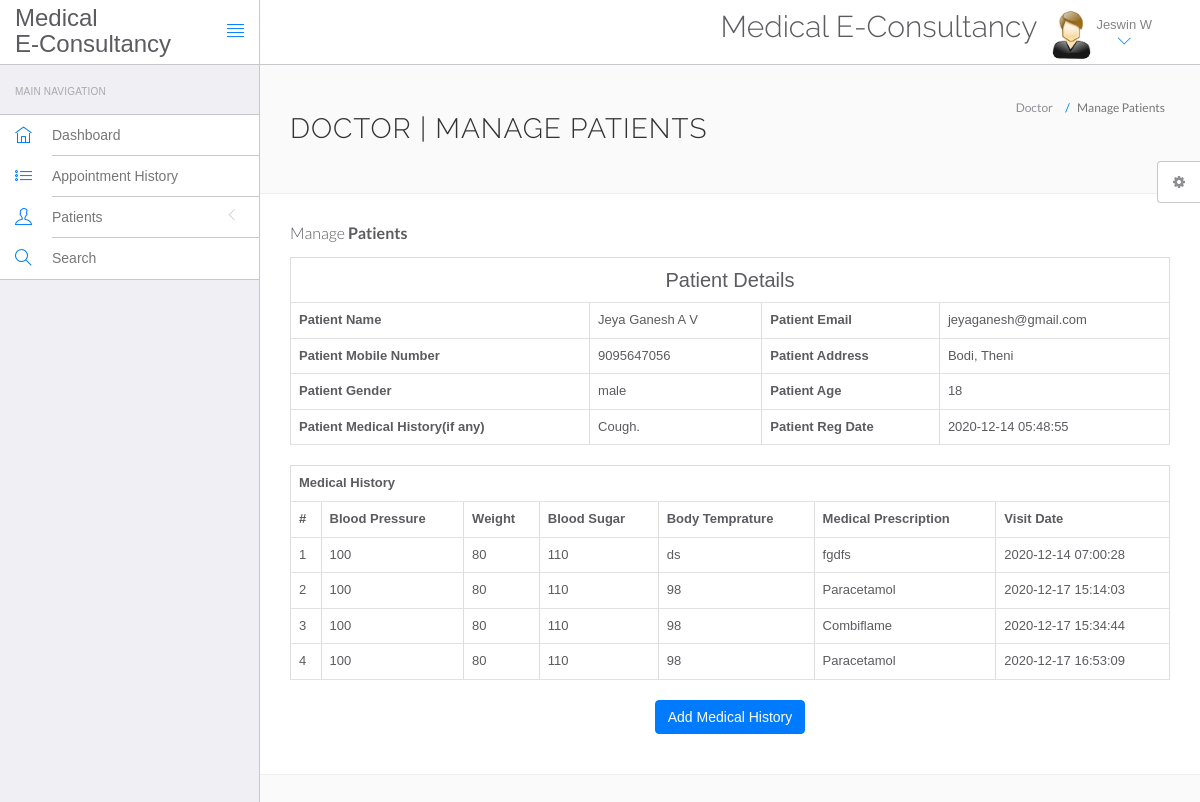
Page /hms/doctor/view-patient.php?viewid=6 (signed in) on the committed database.
### tables this page shows
CREATE TABLE `doctors` (
  `id` int(11) NOT NULL,
  `specilization` varchar(255) DEFAULT NULL,
  `doctorName` varchar(255) DEFAULT NULL,
  `address` longtext DEFAULT NULL,
  `docFees` varchar(255) DEFAULT NULL,
  `contactno` bigint(11) DEFAULT NULL,
  `docEmail` varchar(255) DEFAULT NULL,
  `password` varchar(255) DEFAULT NULL,
  `creationDate` timestamp NULL DEFAULT current_timestamp(),
  `updationDate` timestamp NULL DEFAULT NULL ON UPDATE current_timestamp()
);

CREATE TABLE `tblpatient` (
  `ID` int(10) NOT NULL,
  `Docid` int(10) DEFAULT NULL,
  `PatientName` varchar(200) DEFAULT NULL,
  `PatientContno` bigint(10) DEFAULT NULL,
  `PatientEmail` varchar(200) DEFAULT NULL,
  `PatientGender` varchar(50) DEFAULT NULL,
  `PatientAdd` mediumtext DEFAULT NULL,
  `PatientAge` int(10) DEFAULT NULL,
  `PatientMedhis` mediumtext DEFAULT NULL,
  `CreationDate` timestamp NULL DEFAULT current_timestamp(),
  `UpdationDate` timestamp NULL DEFAULT NULL ON UPDATE current_timestamp()
);

CREATE TABLE `tblmedicalhistory` (
  `ID` int(10) NOT NULL,
  `PatientID` int(10) DEFAULT NULL,
  `BloodPressure` varchar(200) DEFAULT NULL,
  `BloodSugar` varchar(200) NOT NULL,
  `Weight` varchar(100) DEFAULT NULL,
  `Temperature` varchar(200) DEFAULT NULL,
  `MedicalPres` mediumtext DEFAULT NULL,
  `CreationDate` timestamp NOT NULL DEFAULT current_timestamp() ON UPDATE current_timestamp()
);

### hms/doctor/view-patient.php (the view, shortened to what this page needs)
<?php
include('include/config.php');
?>
<!DOCTYPE html>
<html lang="en">
	<head>
		<link rel="stylesheet" href="vendor/bootstrap/css/bootstrap.min.css">
		<link rel="stylesheet" href="vendor/fontawesome/css/font-awesome.min.css">
		<link rel="stylesheet" href="vendor/themify-icons/themify-icons.min.css">
		<link href="vendor/animate.css/animate.min.css" rel="stylesheet" media="screen">
		<link href="vendor/perfect-scrollbar/perfect-scrollbar.min.css" rel="stylesheet" media="screen">
		<link href="vendor/switchery/switchery.min.css" rel="stylesheet" media="screen">
		<link href="vendor/bootstrap-touchspin/jquery.bootstrap-touchspin.min.css" rel="stylesheet" media="screen">
		<link href="vendor/select2/select2.min.css" rel="stylesheet" media="screen">
		<link href="vendor/bootstrap-datepicker/bootstrap-datepicker3.standalone.min.css" rel="stylesheet" media="screen">
		<link href="vendor/bootstrap-timepicker/bootstrap-timepicker.min.css" rel="stylesheet" media="screen">
		<link rel="stylesheet" href="assets/css/styles.css">
		<link rel="stylesheet" href="assets/css/plugins.css">
		<link rel="stylesheet" href="assets/css/themes/theme-1.css" id="skin_color" />
	</head>
	<body>
		<div id="app">
<?php include('include/sidebar.php');?>
<div class="app-content">
<?php include('include/header.php');?>
<div class="main-content" >
<div class="wrap-content container" id="container">
<section id="page-title">
<div class="row">
<div class="col-sm-8">
<h1 class="mainTitle">Doctor | Manage Patients</h1>
</div>
<ol class="breadcrumb">
<li>
<span>Doctor</span>
</li>
<li class="active">
<span>Manage Patients</span>
</li>
</ol>
</div>
</section>
<div class="container-fluid container-fullw bg-white">
<div class="row">
<div class="col-md-12">
<h5 class="over-title margin-bottom-15">Manage <span class="text-bold">Patients</span></h5>
<?php
                               $vid=$_GET['viewid'];
                               $ret=mysqli_query($con,"select * from tblpatient where ID='$vid'");
$cnt=1;
while ($row=mysqli_fetch_array($ret)) {
                               ?>
<table border="1" class="table table-bordered">
 <tr align="center">
<td colspan="4" style="font-size:20px;color:blue">
 Patient Details</td></tr>
    <tr>
    <th scope>Patient Name</th>
    <td><?php  echo $row['PatientName'];?></td>
    <th scope>Patient Email</th>
    <td><?php  echo $row['PatientEmail'];?></td>
  </tr>
  <tr>
    <th scope>Patient Mobile Number</th>
    <td><?php  echo $row['PatientContno'];?></td>
    <th>Patient Address</th>
    <td><?php  echo $row['PatientAdd'];?></td>
  </tr>
    <tr>
    <th>Patient Gender</th>
    <td><?php  echo $row['PatientGender'];?></td>
    <th>Patient Age</th>
    <td><?php  echo $row['PatientAge'];?></td>
  </tr>
  <tr>
    <th>Patient Medical History(if any)</th>
    <td><?php  echo $row['PatientMedhis'];?></td>
     <th>Patient Reg Date</th>
    <td><?php  echo $row['CreationDate'];?></td>
  </tr>
<?php }?>
</table>
<?php
$ret=mysqli_query($con,"select * from tblmedicalhistory  where PatientID='$vid'");
 ?>
<table id="datatable" class="table table-bordered dt-responsive nowrap" style="border-collapse: collapse; border-spacing: 0; width: 100%;">
  <tr align="center">
   <th colspan="8" >Medical History</th>
  </tr>
  <tr>
    <th>#</th>
<th>Blood Pressure</th>
<th>Weight</th>
<th>Blood Sugar</th>
<th>Body Temprature</th>
<th>Medical Prescription</th>
<th>Visit Date</th>
</tr>
<?php
while ($row=mysqli_fetch_array($ret)) {
  ?>
<tr>
  <td><?php echo $cnt;?></td>
 <td><?php  echo $row['BloodPressure'];?></td>
 <td><?php  echo $row['Weight'];?></td>
 <td><?php  echo $row['BloodSugar'];?></td>
  <td><?php  echo $row['Temperature'];?></td>
  <td><?php  echo $row['MedicalPres'];?></td>
  <td><?php  echo $row['CreationDate'];?></td>
</tr>
<?php $cnt=$cnt+1;} ?>
</table>
<p align="center">
 <button class="btn btn-primary waves-effect waves-light w-lg" data-toggle="modal" data-target="#myModal">Add Medical History</button></p>
</div>
</div>
</div>
</div>
	<?php include('include/setting.php');?>
		</div>
	</body>
</html>

### hms/doctor/include/header.php (shortened to what this page needs)
<header class="navbar navbar-default navbar-static-top">
					<div class="navbar-header">
						<a class="navbar-brand" href="#">
							<h3 style="padding-top:3% ">Medical<br>E-Consultancy</h3>
						</a>
						<a href="#" class="sidebar-toggler pull-right visible-md visible-lg" data-toggle-class="app-sidebar-closed" data-toggle-target="#app">
							<i class="ti-align-justify"></i>
						</a>
					</div>
					<div class="navbar-collapse collapse">
						<ul class="nav navbar-right">
								<li  style="padding-top:2% ">
								<h2>Medical E-Consultancy</h2>
							</li>
							<li class="dropdown current-user">
								<a href class="dropdown-toggle" data-toggle="dropdown">
									<img src="assets/images/images.jpg" > <span class="username">
									<?php $query=mysqli_query($con,"select doctorName from doctors where id='".$_SESSION['id']."'");
while($row=mysqli_fetch_array($query))
{
	echo $row['doctorName'];
}
									?> <i class="ti-angle-down"></i></i></span>
								</a>
							</li>
						</ul>
					</div>
				</header>

### hms/doctor/assets/css/themes/theme-1.css (style rules this page uses)
body { background: #FAFAFA; }
header .navbar-header { background: #ffffff !important; border-right-color: #c8c7cc !important; border-bottom-color: #c8c7cc !important; }
header .navbar-header .sidebar-toggler, header .navbar-header .sidebar-mobile-toggler { color: #007aff !important; }
header .navbar-header .navbar-brand { color: #777 !important; }
header .navbar-collapse { background: #ffffff !important; border-bottom-color: #c8c7cc !important; box-shadow: none !important; }
header .navbar-collapse .navbar-right > li > a { color: #777; }
header .navbar-collapse .navbar-right > li > a i { color: #007aff !important; }

### rows in the picture
doctors: doctorName "Jeswin W"
tblpatient: PatientName "Jeya Ganesh A V", PatientEmail "jeyaganesh@gmail.com", PatientContno "9095647056", PatientAdd "Bodi, Theni", PatientGender "male", PatientAge "18", PatientMedhis "Cough.", CreationDate "2020-12-14 05:48:55"
tblmedicalhistory: BloodPressure "100", Weight "80", BloodSugar "110", Temperature "ds", MedicalPres "fgdfs", CreationDate "2020-12-14 07:00:28"
tblmedicalhistory: BloodPressure "100", Weight "80", BloodSugar "110", Temperature "98", MedicalPres "Paracetamol", CreationDate "2020-12-17 15:14:03"
tblmedicalhistory: BloodPressure "100", Weight "80", BloodSugar "110", Temperature "98", MedicalPres "Combiflame", CreationDate "2020-12-17 15:34:44"
tblmedicalhistory: BloodPressure "100", Weight "80", BloodSugar "110", Temperature "98", MedicalPres "Paracetamol", CreationDate "2020-12-17 16:53:09"
